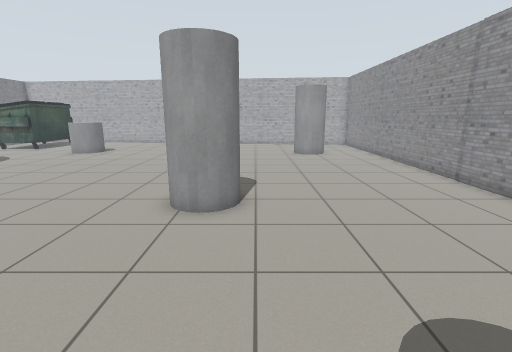
View 1 (above)

20 first-person views from a walk through a world built for the Gazebo simulator. The camera is 1.2 m above the floor, tilts 12° down and sees 85° across. The floor is counted in squares, 0.5 m on a side. Each view is taken from the middle of a square. On the plan, view 1 faces up. The plan holds only what a view shows up to about 18 squares ahead; the rest is blank. Gazebo's built-in surfaces are drawn with simple patterns.

View 2
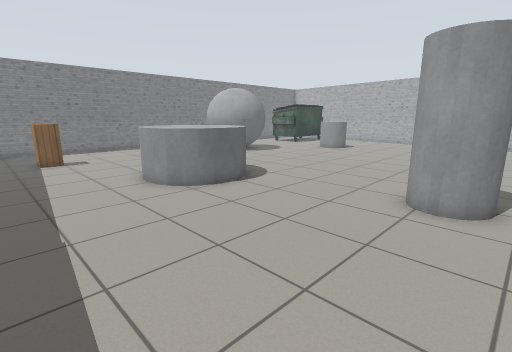

View 3
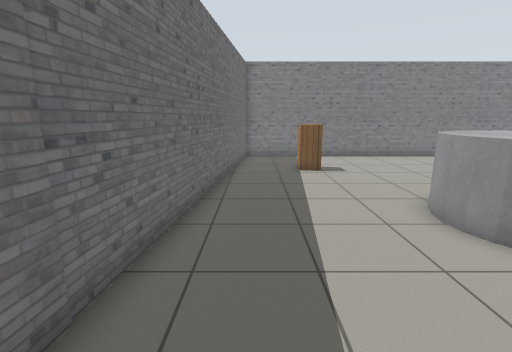

View 4
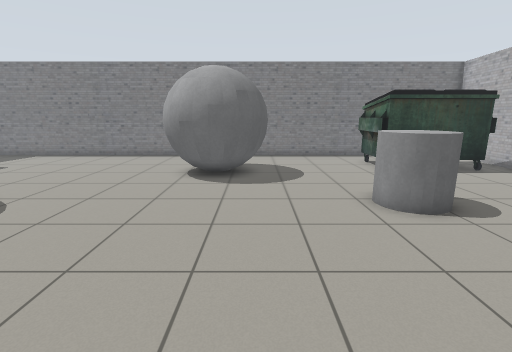

View 5
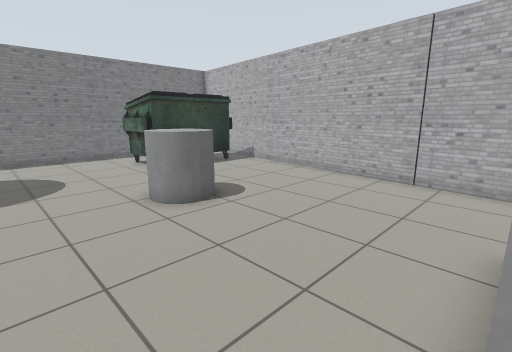

View 6
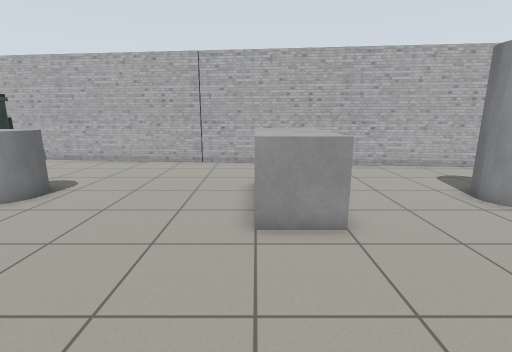

View 7
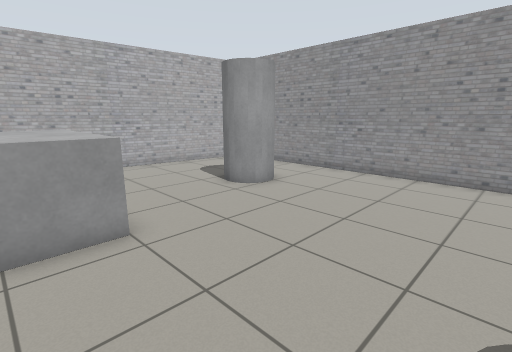

View 8
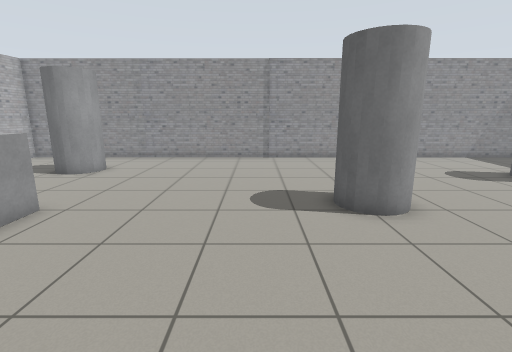

View 9
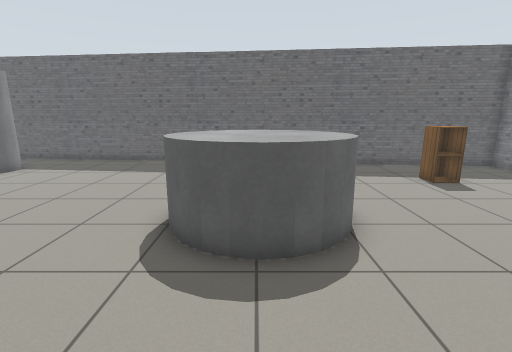

View 10
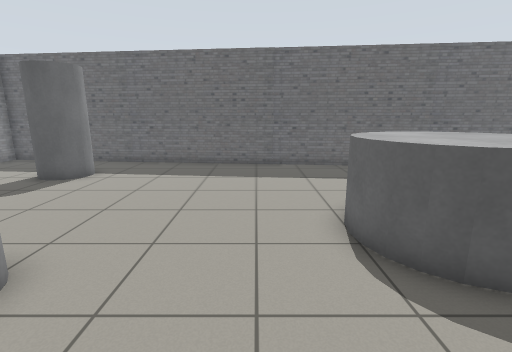

View 11
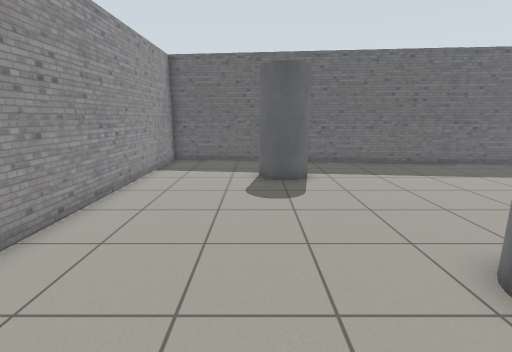

View 12
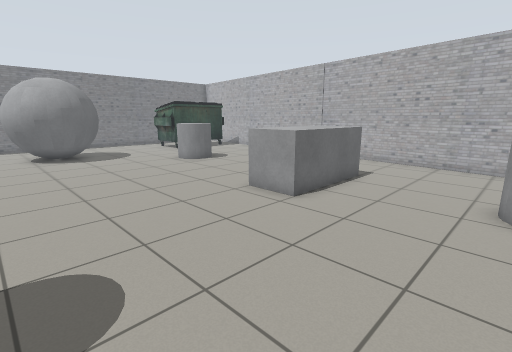

View 13
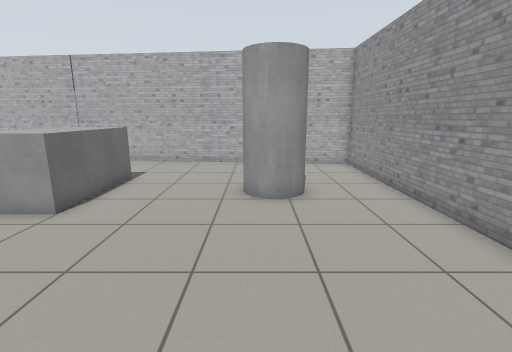

View 14
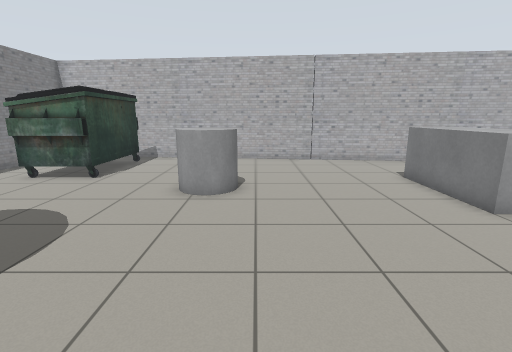

View 15
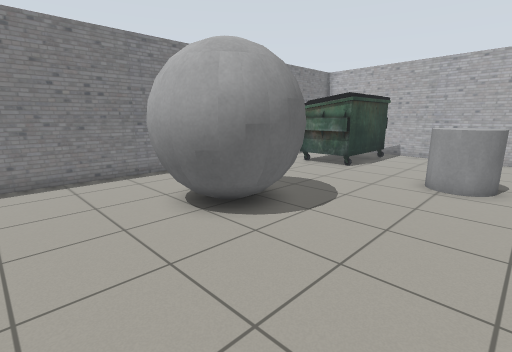

View 16
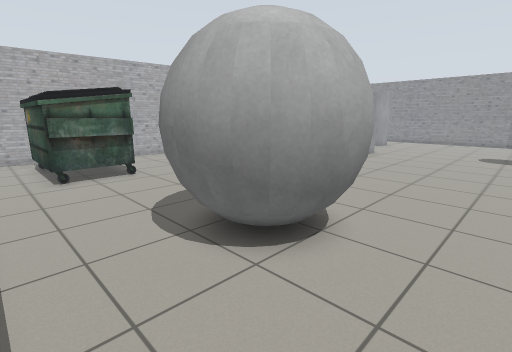

View 17
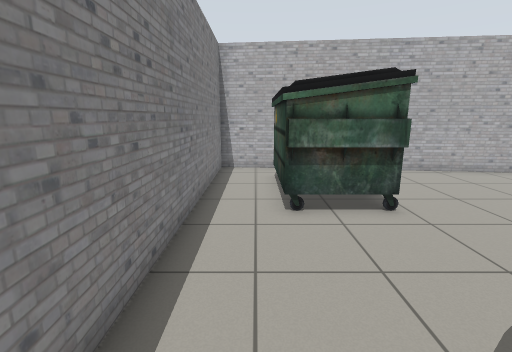

View 18
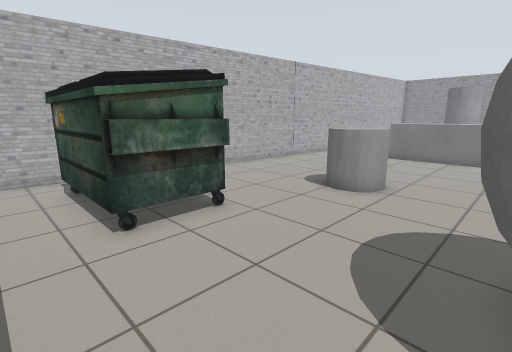

View 19
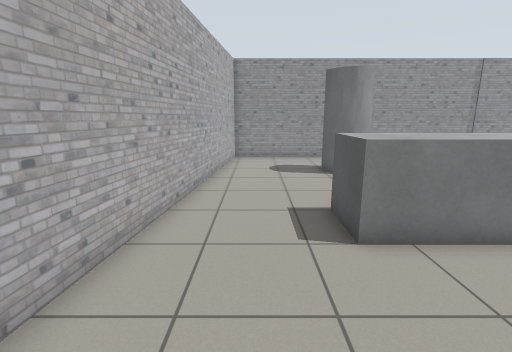

View 20
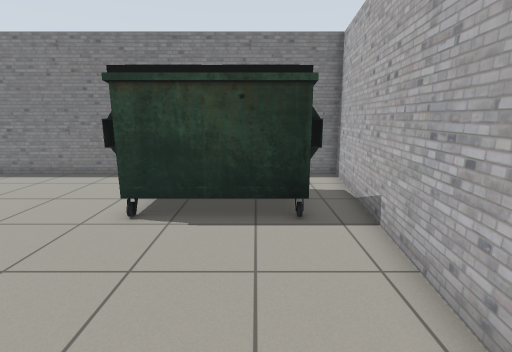

### Floor plan
Key: @ floor where view 1 was taken; # wall or solid block; . floor; C grey cylinder; A cabinet; U dumpster; B grey ball; G grey box.
Columns run from 22 left of view 1 to 8 right of it. Each row starts with its distance up from view 1.
 28 ###
 27 #.###########
 26 #...........##########
 25 #..UUU...............##########
 24 #..U U........................#
 23 #..U U........................#
 22 #..U U........................#
 21 #..UUU............GGG.........#
 20 #.........CC......GGG....CC...#
 19 #.........CC......GGG....CC...#
 18 #.................GGG....CC...#
 17 #.................GGG.........#
 16 #.............................#
 15 #...BBBB......................#
 14 #...B BB......................#
 13 #...BBBBB.....................#
 12 #...BBBB......................#
 11 #....BB.......................#
 10 #.............................#
  9 #....................C........#
  8 #...................CC........#
  7 #..........CCC......CC........#
  6 #.........CCCCC...............#
  5 #.........CCCCC...............#
  4 #..........CCC................#
  3 #.............................#
  2 #....A........................#
  1 #....A........................#
  0 #.....................@CCC....#
 -1 #......................C .....#
 -2 #######.......................#
 -3       ###########.............#
 -4                 ##########....#
 -5                          ######

Positions as (right, up) in squares from view 1, and headings:
1: (0, 0), facing up
2: (0, -1), facing up-left
3: (-4, -1), facing left
4: (-4, 15), facing left
5: (-4, 15), facing up-left
6: (-4, 11), facing up
7: (-4, 11), facing up-right
8: (-9, 11), facing right
9: (-10, 12), facing down
10: (-6, 11), facing down
11: (3, 11), facing down
12: (3, 10), facing up-left
13: (3, 10), facing up
14: (-10, 10), facing up
15: (-10, 8), facing up-left
16: (-21, 9), facing up-right
17: (-20, 14), facing up
18: (-21, 15), facing up-right
19: (-9, 23), facing right
20: (-10, 24), facing left
